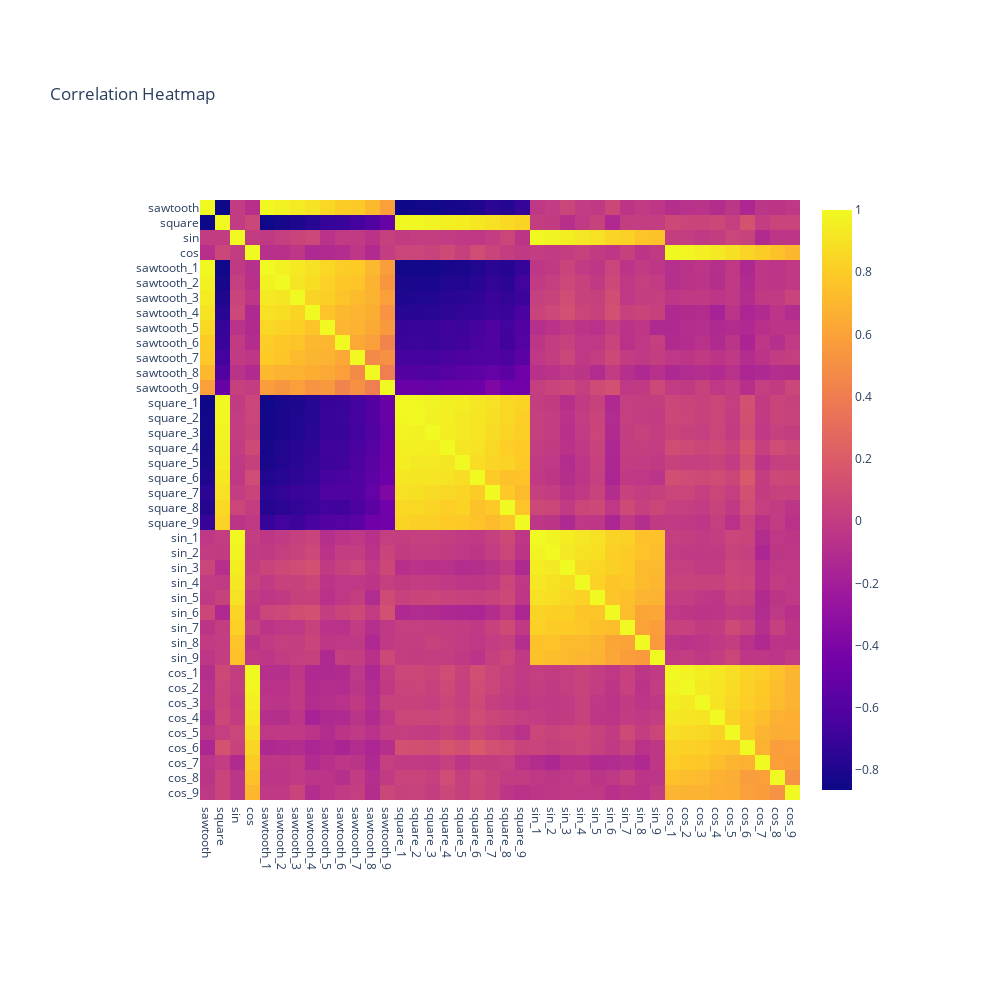

Source (notebook cell):
### Code cell
columns_list = list(df_waves.columns)

columns_list.remove('time')

from sklearn.metrics.pairwise import euclidean_distances
df_man_dist_corr = pd.DataFrame(df_waves[columns_list].corr(),
             index = columns_list, 
             columns=columns_list)
import plotly.express as px

fig_corr = px.imshow(df_man_dist_corr)

fig_corr.update_layout(margin = dict(t=200,r=200,b=200,l=200),
                    showlegend = False,
                    width = 1000, height = 1000,
                    autosize = False ,
                 title='Correlation Heatmap')

fig_corr.show()

### Figure 1 — Plotly figure (JSON) as saved in the notebook; plotly's stock layout.template omitted (floating-point values rounded to 4 significant figures; data arrays with more than 128 entries replaced by an {"elided": "..."} marker saying what was removed)
{"data": [{"coloraxis": "coloraxis", "hovertemplate": "x: %{x}<br>y: %{y}<br>color: %{z}<extra></extra>", "name": "0", "type": "heatmap", "x": ["sawtooth", "square", "sin", "cos", "sawtooth_1", "sawtooth_2", "sawtooth_3", "sawtooth_4", "sawtooth_5", "sawtooth_6", "sawtooth_7", "sawtooth_8", "sawtooth_9", "square_1", "square_2", "square_3", "square_4", "square_5", "square_6", "square_7", "square_8", "square_9", "sin_1", "sin_2", "sin_3", "sin_4", "sin_5", "sin_6", "sin_7", "sin_8", "sin_9", "cos_1", "cos_2", "cos_3", "cos_4", "cos_5", "cos_6", "cos_7", "cos_8", "cos_9"], "xaxis": "x", "y": ["sawtooth", "square", "sin", "cos", "sawtooth_1", "sawtooth_2", "sawtooth_3", "sawtooth_4", "sawtooth_5", "sawtooth_6", "sawtooth_7", "sawtooth_8", "sawtooth_9", "square_1", "square_2", "square_3", "square_4", "square_5", "square_6", "square_7", "square_8", "square_9", "sin_1", "sin_2", "sin_3", "sin_4", "sin_5", "sin_6", "sin_7", "sin_8", "sin_9", "cos_1", "cos_2", "cos_3", "cos_4", "cos_5", "cos_6", "cos_7", "cos_8", "cos_9"], "yaxis": "y", "z": {"elided": "40x40 float values"}}], "layout": {"autosize": false, "coloraxis": {"colorscale": [[0, "#0d0887"], [0.1111, "#46039f"], [0.2222, "#7201a8"], [0.3333, "#9c179e"], [0.4444, "#bd3786"], [0.5556, "#d8576b"], [0.6667, "#ed7953"], [0.7778, "#fb9f3a"], [0.8889, "#fdca26"], [1, "#f0f921"]]}, "height": 1000, "margin": {"b": 200, "l": 200, "r": 200, "t": 200}, "showlegend": false, "title": {"text": "Correlation Heatmap"}, "width": 1000, "xaxis": {"anchor": "y", "constrain": "domain", "domain": [0, 1], "scaleanchor": "y"}, "yaxis": {"anchor": "x", "autorange": "reversed", "constrain": "domain", "domain": [0, 1]}}}
